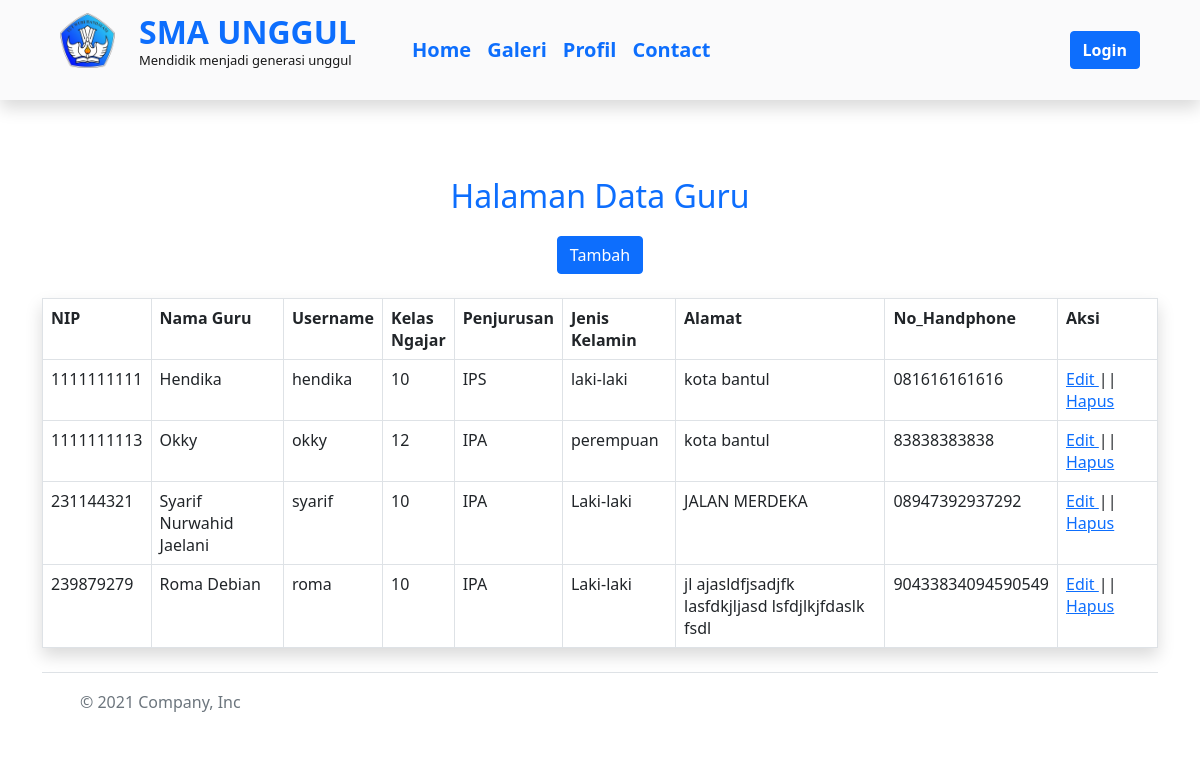
The app's page /Admin/guru.php, older data.
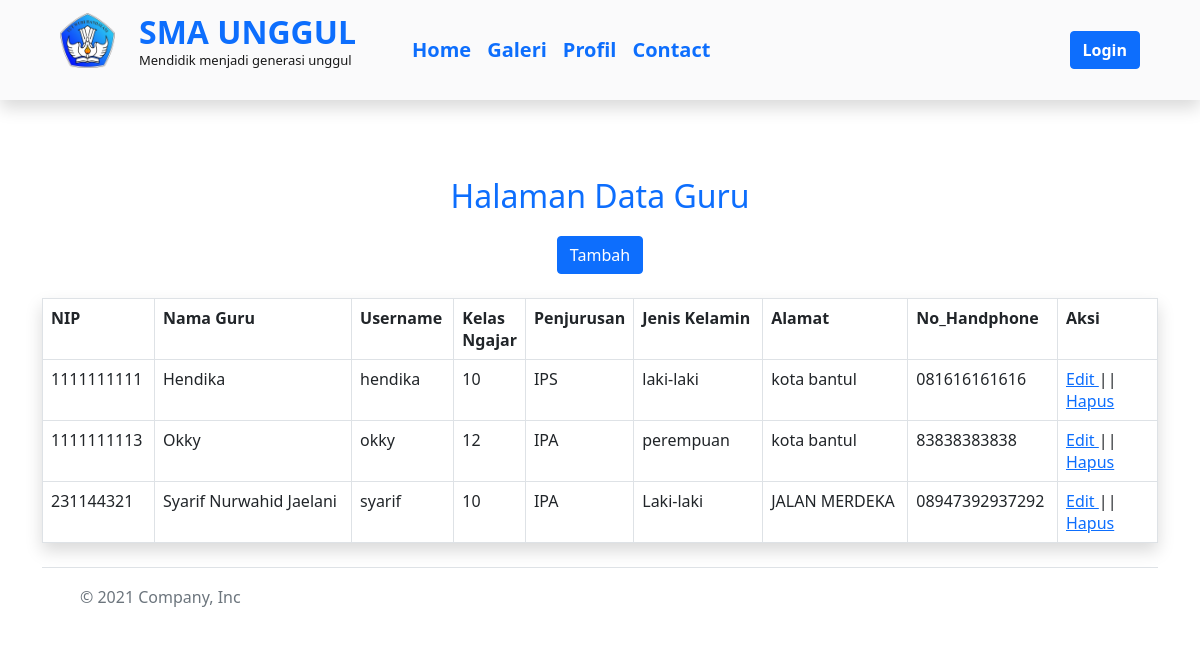
The same page, newer data.
### tables this page shows
CREATE TABLE `guru` (
  `nip` char(10) NOT NULL,
  `nama_guru` varchar(50) DEFAULT NULL,
  `username` varchar(50) DEFAULT NULL,
  `kelas` varchar(10) NOT NULL,
  `Penjurusan` varchar(10) DEFAULT NULL,
  `gender` varchar(15) DEFAULT NULL,
  `alamat` varchar(50) DEFAULT NULL,
  `nohp` varchar(30) NOT NULL
);

### Admin/guru.php (the view, shortened to what this page needs)
<link rel="stylesheet" href="../css/bootstrap.css">
<link rel="stylesheet" href="../js/bootstrap.js">
  <div class="shadow">
        <?php include ('../navbar1.php'); ?>
    </div><br>
<?php
  include ("../koneksi_db.php");
    $link = "proses_guru.php";
    switch (isset($_GET['act'])) {
            ?>
            <?php
            default:
            ?>
    <div id="guru">
      <div class="container">
        <br>
        <center><br>
          <p class="fs-2 text-primary d-flex justify-content-center">Halaman Data Guru</p>
          <button type="button" class="btn btn-primary" onclick="location.href='?menu=admin&act=editor'">Tambah</button> <br><br>
        </center>
        <table border=1 class="table table-bordered shadow">
          <tr>
            <td><b>NIP</b></td>
            <td><b> Nama Guru </b> </td>
            <td><b> Username </b></td>
            <td width="70"><b> Kelas Ngajar</b> </td>
            <td width="90"><b> Penjurusan </b> </td>
            <td><b>Jenis Kelamin</b></td>
            <td><b>Alamat</b></td>
            <td><b> No_Handphone</b></td>
            <td width="100"><b>Aksi</b></td>
          </tr>
          <?php
          $tampil="SELECT * FROM guru";
          $hasil=mysqli_query($conn,$tampil);
          while ($data=mysqli_fetch_array($hasil))
          {
            echo '
                  <tr>
                    <td>'.$data[0].'</td>
                    <td class="text-left">'.$data[1].'</td>
                    <td class="text-left">'. $data[2].'</td>
                    <td width="70">'.$data[3].'</td>
                    <td>'.$data[4].'</td>
                    <td>'.$data[5].'</td>
                    <td>'.$data[6].'</td>
                    <td>'.$data[7].'</td>
                    <td><a href="?menu=admin&act=editor&id=' . $data[2] . '">Edit </a>||
                        <a onclick="return confirm(\'Apakah anda yakin akan menghapus?\')"
                            href="' . $link . '?&act=delete&id='. $data[2].'">Hapus</a>
                    </td>
                  </tr>';
          }
          ?>
        </table>
      </div>
    </div>
    <?php
    include ("../footer.php");
}
?>

Row changes from the older to the newer data that the page shows:
removed guru: nip "239879279", nama_guru "Roma Debian", username "roma", kelas "10", Penjurusan "IPA", gender "Laki-laki", alamat "jl ajasldfjsadjfk lasfdkjljasd lsfdjlkjfdaslk fsdl", nohp "90433834094590549"
